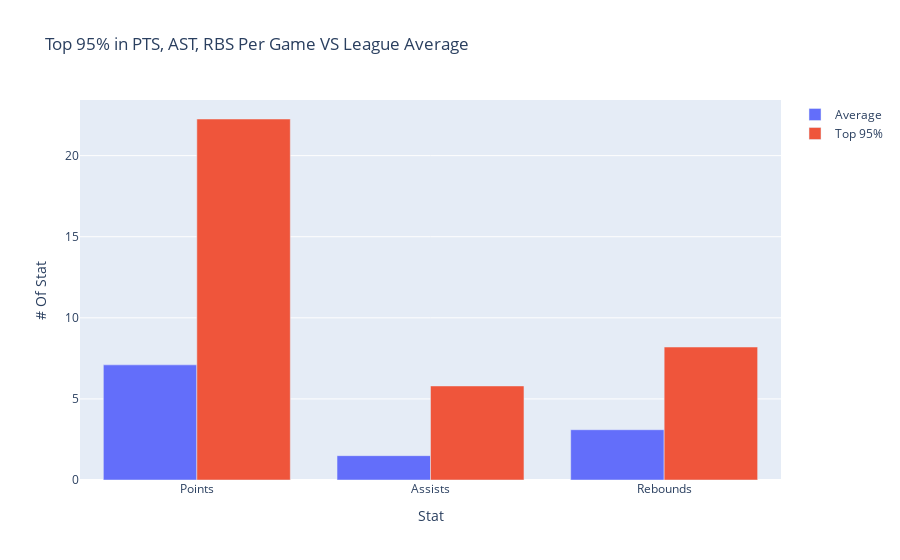

Notebook code cell kept with this figure:
### Markdown cell above
To get a representation of how different the top 95% of players are in statistics compared to league average (50%), we can also use a bar graph and check the differences based on the 2025 season.

With our method, we can compare the league average with the top 95% using bar graphs for 2025!

Let's compare points, assists, and rebounds per game!

### Code cell
average_thresholds = get_stat_thresholds(player_stats, 2025, 0.5)

fig = go.Figure(data=[
    go.Bar(name='Average', x=["Points", "Assists", "Rebounds"],
           y=average_thresholds[["pts_per_game", "ast_per_game", "trb_per_game"]]),
    go.Bar(name='Top 95%', x=["Points", "Assists", "Rebounds"], 
           y=season_thresholds.loc[["pts_per_game", "ast_per_game", "trb_per_game"], 2025])
])  
           

fig.update_layout(barmode='group', yaxis_title="# Of Stat", xaxis_title="Stat",
                  title_text="Top 95% in PTS, AST, RBS Per Game VS League Average")

fig.show()

### Figure 1 — Plotly figure (JSON) as saved in the notebook; plotly's stock layout.template omitted (floating-point values rounded to 4 significant figures)
{"data": [{"name": "Average", "type": "bar", "x": ["Points", "Assists", "Rebounds"], "y": [7.1, 1.5, 3.1]}, {"name": "Top 95%", "type": "bar", "x": ["Points", "Assists", "Rebounds"], "y": [22.26, 5.8, 8.2]}], "layout": {"barmode": "group", "title": {"text": "Top 95% in PTS, AST, RBS Per Game VS League Average"}, "xaxis": {"title": {"text": "Stat"}}, "yaxis": {"title": {"text": "# Of Stat"}}}}
